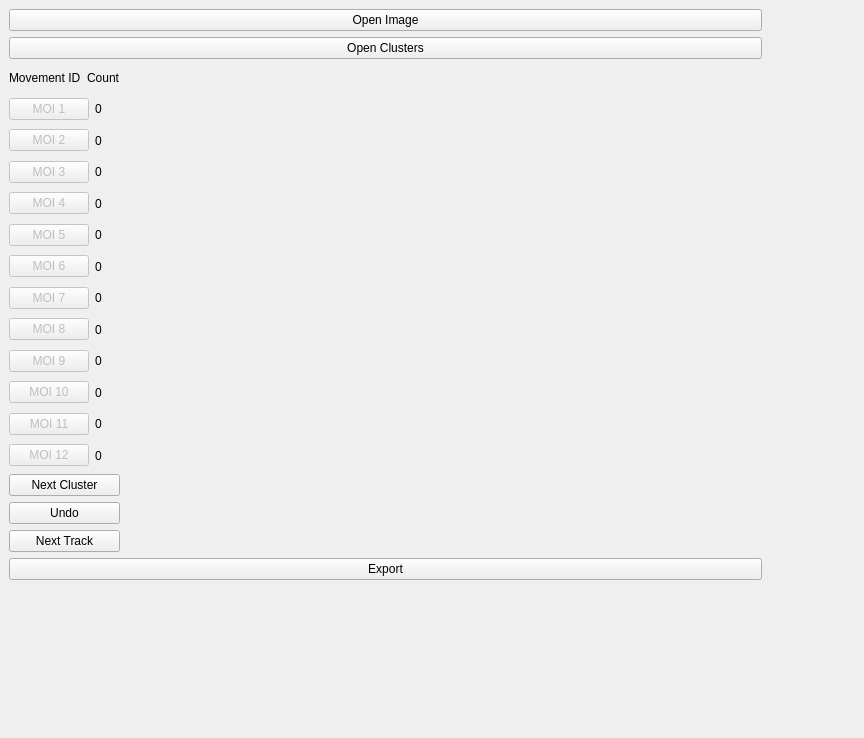
<?xml version="1.0" encoding="UTF-8"?>
<ui version="4.0">
 <class>Form</class>
 <widget class="QWidget" name="Form">
  <property name="geometry">
   <rect>
    <x>0</x>
    <y>0</y>
    <width>864</width>
    <height>738</height>
   </rect>
  </property>
  <property name="sizePolicy">
   <sizepolicy hsizetype="Expanding" vsizetype="Expanding">
    <horstretch>0</horstretch>
    <verstretch>0</verstretch>
   </sizepolicy>
  </property>
  <property name="windowTitle">
   <string>Form</string>
  </property>
  <widget class="QWidget" name="layoutWidget">
   <property name="geometry">
    <rect>
     <x>9</x>
     <y>9</y>
     <width>753</width>
     <height>571</height>
    </rect>
   </property>
   <layout class="QVBoxLayout" name="verticalLayout_2">
    <item>
     <widget class="QPushButton" name="pushButton_openimg">
      <property name="text">
       <string>Open Image</string>
      </property>
     </widget>
    </item>
    <item>
     <widget class="QPushButton" name="pushButton_opentrk">
      <property name="text">
       <string>Open Clusters</string>
      </property>
     </widget>
    </item>
    <item>
     <layout class="QHBoxLayout" name="horizontalLayout_6">
      <item>
       <layout class="QVBoxLayout" name="verticalLayout">
        <item>
         <layout class="QHBoxLayout" name="horizontalLayout">
          <item>
           <widget class="QLabel" name="label">
            <property name="text">
             <string>Movement ID</string>
            </property>
           </widget>
          </item>
          <item>
           <widget class="QLabel" name="label_5">
            <property name="text">
             <string>Count</string>
            </property>
           </widget>
          </item>
         </layout>
        </item>
        <item>
         <layout class="QHBoxLayout" name="horizontalLayout_2">
          <item>
           <widget class="QPushButton" name="pushButton_1">
            <property name="enabled">
             <bool>false</bool>
            </property>
            <property name="text">
             <string>MOI 1</string>
            </property>
           </widget>
          </item>
          <item>
           <widget class="QLabel" name="count_1">
            <property name="text">
             <string>0</string>
            </property>
           </widget>
          </item>
         </layout>
        </item>
        <item>
         <layout class="QHBoxLayout" name="horizontalLayout_3">
          <item>
           <widget class="QPushButton" name="pushButton_2">
            <property name="enabled">
             <bool>false</bool>
            </property>
            <property name="text">
             <string>MOI 2</string>
            </property>
           </widget>
          </item>
          <item>
           <widget class="QLabel" name="count_2">
            <property name="text">
             <string>0</string>
            </property>
           </widget>
          </item>
         </layout>
        </item>
        <item>
         <layout class="QHBoxLayout" name="horizontalLayout_4">
          <item>
           <widget class="QPushButton" name="pushButton_3">
            <property name="enabled">
             <bool>false</bool>
            </property>
            <property name="text">
             <string>MOI 3</string>
            </property>
           </widget>
          </item>
          <item>
           <widget class="QLabel" name="count_3">
            <property name="text">
             <string>0</string>
            </property>
           </widget>
          </item>
         </layout>
        </item>
        <item>
         <layout class="QHBoxLayout" name="horizontalLayout_5">
          <item>
           <widget class="QPushButton" name="pushButton_4">
            <property name="enabled">
             <bool>false</bool>
            </property>
            <property name="text">
             <string>MOI 4</string>
            </property>
           </widget>
          </item>
          <item>
           <widget class="QLabel" name="count_4">
            <property name="text">
             <string>0</string>
            </property>
           </widget>
          </item>
         </layout>
        </item>
        <item>
         <layout class="QHBoxLayout" name="horizontalLayout_7">
          <item>
           <widget class="QPushButton" name="pushButton_5">
            <property name="enabled">
             <bool>false</bool>
            </property>
            <property name="text">
             <string>MOI 5</string>
            </property>
           </widget>
          </item>
          <item>
           <widget class="QLabel" name="count_5">
            <property name="text">
             <string>0</string>
            </property>
           </widget>
          </item>
         </layout>
        </item>
        <item>
         <layout class="QHBoxLayout" name="horizontalLayout_8">
          <item>
           <widget class="QPushButton" name="pushButton_6">
            <property name="enabled">
             <bool>false</bool>
            </property>
            <property name="text">
             <string>MOI 6</string>
            </property>
           </widget>
          </item>
          <item>
           <widget class="QLabel" name="count_6">
            <property name="text">
             <string>0</string>
            </property>
           </widget>
          </item>
         </layout>
        </item>
        <item>
         <layout class="QHBoxLayout" name="horizontalLayout_9">
          <item>
           <widget class="QPushButton" name="pushButton_7">
            <property name="enabled">
             <bool>false</bool>
            </property>
            <property name="text">
             <string>MOI 7</string>
            </property>
           </widget>
          </item>
          <item>
           <widget class="QLabel" name="count_7">
            <property name="text">
             <string>0</string>
            </property>
           </widget>
          </item>
         </layout>
        </item>
        <item>
         <layout class="QHBoxLayout" name="horizontalLayout_10">
          <item>
           <widget class="QPushButton" name="pushButton_8">
            <property name="enabled">
             <bool>false</bool>
            </property>
            <property name="text">
             <string>MOI 8</string>
            </property>
           </widget>
          </item>
          <item>
           <widget class="QLabel" name="count_8">
            <property name="text">
             <string>0</string>
            </property>
           </widget>
          </item>
         </layout>
        </item>
        <item>
         <layout class="QHBoxLayout" name="horizontalLayout_11">
          <item>
           <widget class="QPushButton" name="pushButton_9">
            <property name="enabled">
             <bool>false</bool>
            </property>
            <property name="text">
             <string>MOI 9</string>
            </property>
           </widget>
          </item>
          <item>
           <widget class="QLabel" name="count_9">
            <property name="text">
             <string>0</string>
            </property>
           </widget>
          </item>
         </layout>
        </item>
        <item>
         <layout class="QHBoxLayout" name="horizontalLayout_12">
          <item>
           <widget class="QPushButton" name="pushButton_10">
            <property name="enabled">
             <bool>false</bool>
            </property>
            <property name="text">
             <string>MOI 10</string>
            </property>
           </widget>
          </item>
          <item>
           <widget class="QLabel" name="count_10">
            <property name="text">
             <string>0</string>
            </property>
           </widget>
          </item>
         </layout>
        </item>
        <item>
         <layout class="QHBoxLayout" name="horizontalLayout_13">
          <item>
           <widget class="QPushButton" name="pushButton_11">
            <property name="enabled">
             <bool>false</bool>
            </property>
            <property name="text">
             <string>MOI 11</string>
            </property>
           </widget>
          </item>
          <item>
           <widget class="QLabel" name="count_11">
            <property name="text">
             <string>0</string>
            </property>
           </widget>
          </item>
         </layout>
        </item>
        <item>
         <layout class="QHBoxLayout" name="horizontalLayout_14">
          <item>
           <widget class="QPushButton" name="pushButton_12">
            <property name="enabled">
             <bool>false</bool>
            </property>
            <property name="text">
             <string>MOI 12</string>
            </property>
           </widget>
          </item>
          <item>
           <widget class="QLabel" name="count_12">
            <property name="text">
             <string>0</string>
            </property>
           </widget>
          </item>
         </layout>
        </item>
        <item>
         <widget class="QPushButton" name="pushButton_skip">
          <property name="text">
           <string>Next Cluster</string>
          </property>
         </widget>
        </item>
        <item>
         <widget class="QPushButton" name="pushButton_undo">
          <property name="text">
           <string>Undo</string>
          </property>
         </widget>
        </item>
        <item>
         <widget class="QPushButton" name="pushButton_next">
          <property name="text">
           <string>Next Track</string>
          </property>
         </widget>
        </item>
       </layout>
      </item>
      <item>
       <widget class="QLabel" name="label_img">
        <property name="sizePolicy">
         <sizepolicy hsizetype="Expanding" vsizetype="Expanding">
          <horstretch>0</horstretch>
          <verstretch>0</verstretch>
         </sizepolicy>
        </property>
        <property name="minimumSize">
         <size>
          <width>640</width>
          <height>480</height>
         </size>
        </property>
        <property name="autoFillBackground">
         <bool>true</bool>
        </property>
        <property name="text">
         <string/>
        </property>
       </widget>
      </item>
     </layout>
    </item>
    <item>
     <widget class="QPushButton" name="pushButton_export">
      <property name="text">
       <string>Export</string>
      </property>
     </widget>
    </item>
   </layout>
  </widget>
  <widget class="QLabel" name="label_1">
   <property name="geometry">
    <rect>
     <x>15</x>
     <y>586</y>
     <width>840</width>
     <height>16</height>
    </rect>
   </property>
   <property name="text">
    <string/>
   </property>
  </widget>
  <widget class="QLabel" name="label_2">
   <property name="geometry">
    <rect>
     <x>15</x>
     <y>605</y>
     <width>840</width>
     <height>16</height>
    </rect>
   </property>
   <property name="text">
    <string/>
   </property>
  </widget>
  <widget class="QLabel" name="label_3">
   <property name="geometry">
    <rect>
     <x>15</x>
     <y>624</y>
     <width>840</width>
     <height>16</height>
    </rect>
   </property>
   <property name="text">
    <string/>
   </property>
  </widget>
  <widget class="QLabel" name="label_4">
   <property name="geometry">
    <rect>
     <x>15</x>
     <y>643</y>
     <width>840</width>
     <height>16</height>
    </rect>
   </property>
   <property name="text">
    <string/>
   </property>
  </widget>
 </widget>
 <resources/>
 <connections/>
</ui>
